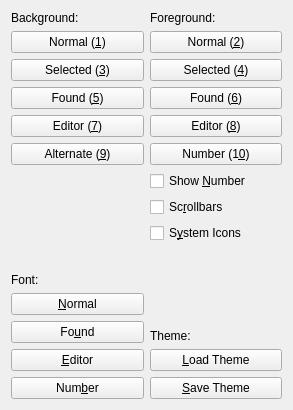
           <widget class="QWidget" name="scrollAreaWidgetContents_2">
            <property name="geometry">
             <rect>
              <x>0</x>
              <y>0</y>
              <width>293</width>
              <height>410</height>
             </rect>
            </property>
            <layout class="QHBoxLayout" name="horizontalLayout_3">
             <item>
              <layout class="QVBoxLayout" name="verticalLayout_9">
               <property name="leftMargin">
                <number>0</number>
               </property>
               <item>
                <widget class="QLabel" name="label_8">
                 <property name="text">
                  <string>Background:</string>
                 </property>
                </widget>
               </item>
               <item>
                <widget class="QPushButton" name="pushButtonColorBg">
                 <property name="text">
                  <string>Normal (&amp;1)</string>
                 </property>
                </widget>
               </item>
               <item>
                <widget class="QPushButton" name="pushButtonColorSelBg">
                 <property name="text">
                  <string>Selected (&amp;3)</string>
                 </property>
                </widget>
               </item>
               <item>
                <widget class="QPushButton" name="pushButtonColorFindBg">
                 <property name="text">
                  <string>Found (&amp;5)</string>
                 </property>
                </widget>
               </item>
               <item>
                <widget class="QPushButton" name="pushButtonColorEditorBg">
                 <property name="text">
                  <string>Editor (&amp;7)</string>
                 </property>
                </widget>
               </item>
               <item>
                <widget class="QPushButton" name="pushButtonColorAltBg">
                 <property name="text">
                  <string>Alternate (&amp;9)</string>
                 </property>
                </widget>
               </item>
               <item>
                <spacer name="verticalSpacer_3">
                 <property name="orientation">
                  <enum>Qt::Vertical</enum>
                 </property>
                 <property name="sizeHint" stdset="0">
                  <size>
                   <width>20</width>
                   <height>40</height>
                  </size>
                 </property>
                </spacer>
               </item>
               <item>
                <widget class="QLabel" name="label_13">
                 <property name="text">
                  <string>Font:</string>
                 </property>
                </widget>
               </item>
               <item>
                <widget class="QPushButton" name="pushButtonFont">
                 <property name="text">
                  <string>&amp;Normal</string>
                 </property>
                </widget>
               </item>
               <item>
                <widget class="QPushButton" name="pushButtonFoundFont">
                 <property name="text">
                  <string>Fo&amp;und</string>
                 </property>
                </widget>
               </item>
               <item>
                <widget class="QPushButton" name="pushButtonEditorFont">
                 <property name="text">
                  <string>&amp;Editor</string>
                 </property>
                </widget>
               </item>
               <item>
                <widget class="QPushButton" name="pushButtonNumberFont">
                 <property name="text">
                  <string>Num&amp;ber</string>
                 </property>
                </widget>
               </item>
              </layout>
             </item>
             <item>
              <layout class="QVBoxLayout" name="verticalLayout_5">
               <item>
                <widget class="QLabel" name="label_12">
                 <property name="text">
                  <string>Foreground:</string>
                 </property>
                </widget>
               </item>
               <item>
                <widget class="QPushButton" name="pushButtonColorFg">
                 <property name="text">
                  <string>Normal (&amp;2)</string>
                 </property>
                </widget>
               </item>
               <item>
                <widget class="QPushButton" name="pushButtonColorSelFg">
                 <property name="text">
                  <string>Selected (&amp;4)</string>
                 </property>
                </widget>
               </item>
               <item>
                <widget class="QPushButton" name="pushButtonColorFindFg">
                 <property name="text">
                  <string>Found (&amp;6)</string>
                 </property>
                </widget>
               </item>
               <item>
                <widget class="QPushButton" name="pushButtonColorEditorFg">
                 <property name="text">
                  <string>Editor (&amp;8)</string>
                 </property>
                </widget>
               </item>
               <item>
                <widget class="QPushButton" name="pushButtonColorNumberFg">
                 <property name="text">
                  <string>Number (1&amp;0)</string>
                 </property>
                </widget>
               </item>
               <item>
                <widget class="QCheckBox" name="checkBoxShowNumber">
                 <property name="text">
                  <string>Show &amp;Number</string>
                 </property>
                </widget>
               </item>
               <item>
                <widget class="QCheckBox" name="checkBoxScrollbars">
                 <property name="toolTip">
                  <string>Show scrollbars</string>
                 </property>
                 <property name="text">
                  <string>Sc&amp;rollbars</string>
                 </property>
                </widget>
               </item>
               <item>
                <widget class="QCheckBox" name="checkBoxSystemIcons">
                 <property name="toolTip">
                  <string>Use icons from desktop environment whenever possible.</string>
                 </property>
                 <property name="text">
                  <string>S&amp;ystem Icons</string>
                 </property>
                </widget>
               </item>
               <item>
                <spacer name="verticalSpacer_5">
                 <property name="orientation">
                  <enum>Qt::Vertical</enum>
                 </property>
                 <property name="sizeHint" stdset="0">
                  <size>
                   <width>20</width>
                   <height>40</height>
                  </size>
                 </property>
                </spacer>
               </item>
               <item>
                <widget class="QLabel" name="label_14">
                 <property name="text">
                  <string>Theme:</string>
                 </property>
                </widget>
               </item>
               <item>
                <widget class="QPushButton" name="pushButtonLoadTheme">
                 <property name="text">
                  <string>&amp;Load Theme</string>
                 </property>
                </widget>
               </item>
               <item>
                <widget class="QPushButton" name="pushButtonSaveTheme">
                 <property name="text">
                  <string>&amp;Save Theme</string>
                 </property>
                </widget>
               </item>
              </layout>
             </item>
            </layout>
           </widget>
